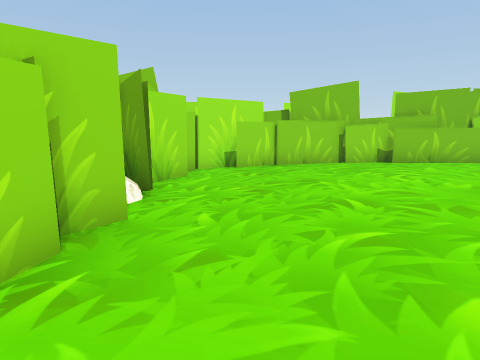
View 1 (above)

12 first-person views from a walk through a 3-D level made in the Unity game engine. The camera is 1.2 m above the floor, tilts 10° down and sees 75° across. The floor is counted in squares, 1 m on a side. Each view is taken from the middle of a square. On the plan, view 1 faces up. The plan holds only what a view shows up to about 13 squares ahead; the rest is blank. The place goes on beyond the plan. Some surface patterns are stand-ins.

View 2
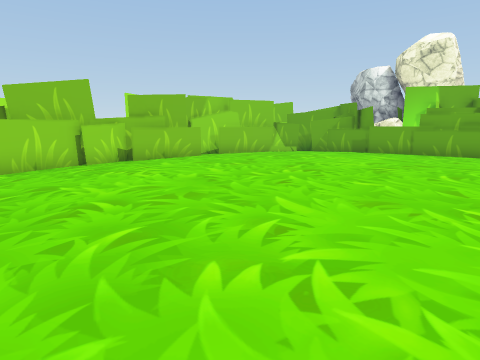

View 3
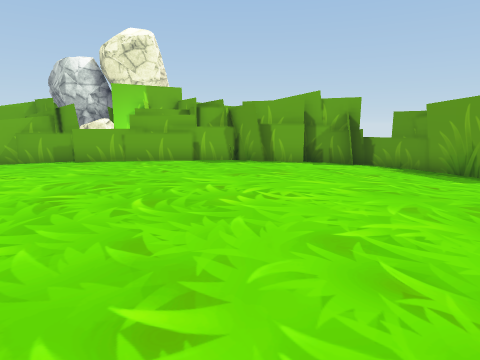

View 4
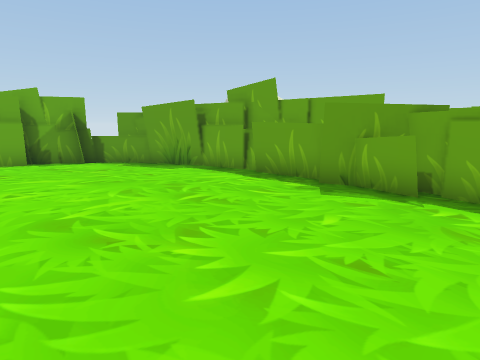

View 5
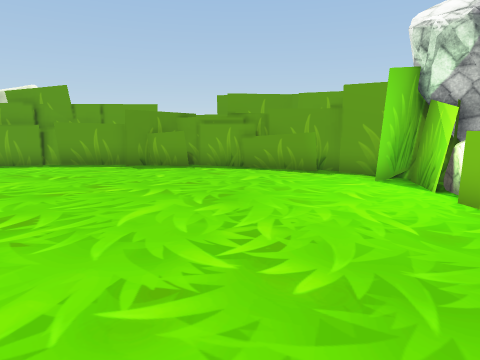

View 6
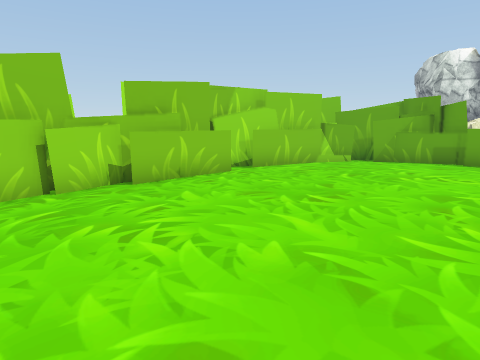

View 7
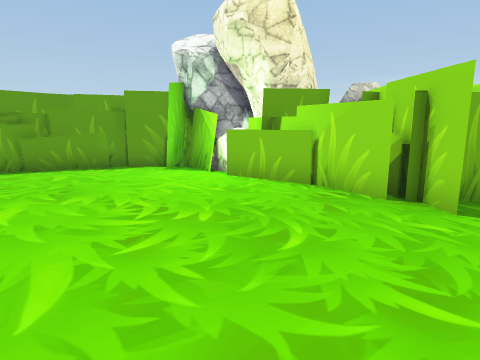

View 8
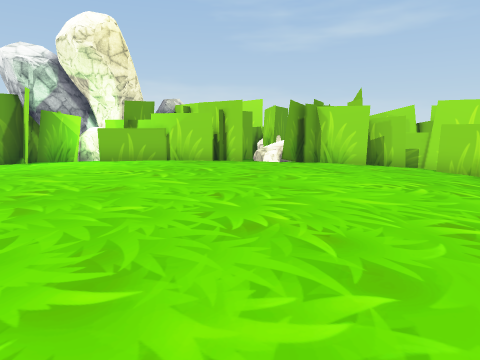

View 9
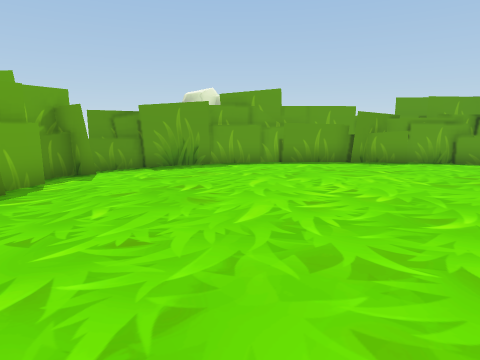

View 10
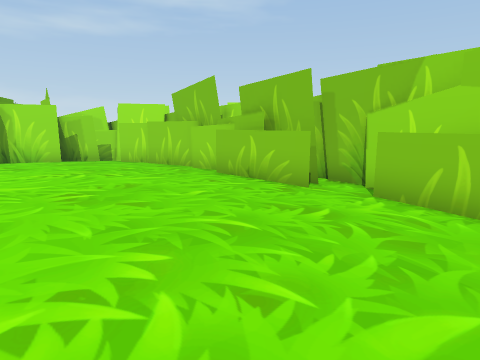

View 11
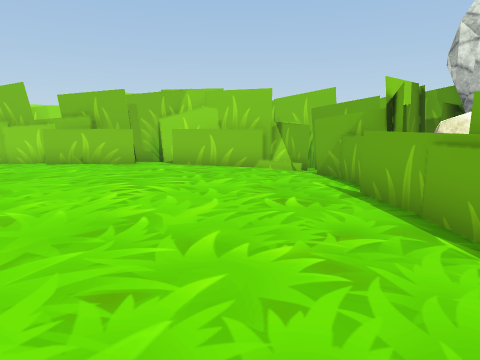

View 12
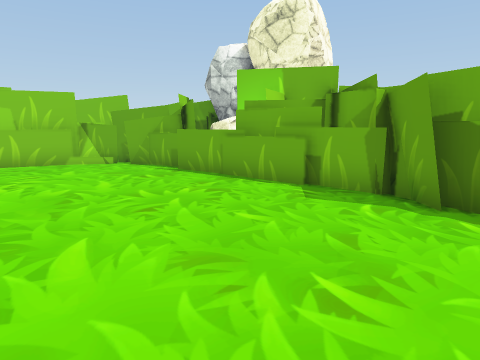

### Floor plan
Points are (right, up) in squares from view 1. A wall is a line through its corners. A room is listed if a view was taken in it or the views show most of it. See-through windows are left out.
Room 1 (views 1, 2, 3, 4, 5, 6, 7, 8, 9, 10, 11, 12)
walls: (-1.5, 4.1) (-2.9, 2.6); (-1.8, 3.1) (-2.6, -0.4); (-2.1, 1.2) (-1.8, -1.4); (14.8, 1.7) (14.4, 6); (14.4, -0.8) (15.6, 0.3) (15, 0.6); (3.7, -6.6) (5.2, -7); (-2.6, -0.6) (-2.8, -1.4); (5.8, -7) (8.4, -6.9); (-2.1, -2) (-2.7, -4.1); (6.8, 11) (3.8, 11.8); (8.5, 10.7) (5.2, 10.8); (15.1, 0.2) (14.9, 2.8); (-1.4, -3.6) (-2.9, -4.9); (15.3, 1.6) (15, 4.2); (5.4, 11.4) (3.7, 11.1); (8.2, 11.3) (5.6, 11.5); (3.7, 11.3) (1.3, 10.9); (-2.5, 6.6) (-1.5, 5.5); (4.5, 11.6) (1.8, 11.8); (14.7, -2.5) (15.3, 0.5); (14.9, 6.1) (14.7, 8.3); (8.2, -7.6) (9.6, -7.6); (9.1, -7.4) (11.4, -7.2); (3.8, -7.7) (5.9, -6.5); (14.9, -2.5) (15.5, -1.1); (-1.4, 8.7) (-2.4, 6.9) (-1.8, 6.4); (1.3, -6.9) (4.3, -7.4); (15.2, 6.1) (15.5, 7.3) (14.1, 9); (-0.4, -5.8) (2, -6.7); (14.2, -3.9) (15.3, -4.2); (6.4, -8.1) (9.8, -8.1); (1.3, 11) (-0.2, 10.4); (11, -7.1) (13.6, -6.2); (15.2, 6.9) (15.5, 7.3); (9.6, -7.8) (11.5, -7.5); (0.8, -7.2) (1.9, -7.2); (12.8, 10.3) (9.6, 11); (15.2, -3.6) (15.5, -2.6); (9.2, 12.3) (7.7, 12.3); (14.6, -4.7) (15.4, -3.1); (-1.4, 10.1) (-2.4, 8.9); (13.1, 10.5) (8.8, 12.3); (1, 11.9) (-1.6, 10.9); (15, -4.6) (15.6, -3.6); (14.1, 9.7) (13.2, 10.8); (-1.5, -6.4) (1.1, -6.8); (13.9, 10.2) (12.9, 10.7); (-3.3, -4.6) (-1.1, -6.1); (-1.5, -6.6) (1.1, -7); (13.6, -6.6) (15.3, -4.8); (13.5, -6.9) (14.6, -6.3); (15.5, 9) (14.4, 10.7); (-1.4, 11.3) (-2.3, 10.4); (14.5, -6.5) (15.2, -5.8)
low walls: (5.5, -7) (6, -7.2); (3.4, -7.4) (4.1, -7.5); (14, 9.6) (12.5, 10.4)

Positions as (right, up) in squares from view 1, and headings:
1: (0, 0), facing up
2: (0, 0), facing up-right
3: (3, 0), facing right
4: (2, 0), facing down-right
5: (2, 4), facing down
6: (2, 4), facing up-right
7: (4, 5), facing down-left
8: (10, 4), facing left
9: (10, 5), facing down
10: (12, 5), facing up-left
11: (12, 0), facing up
12: (9, -2), facing up-right
